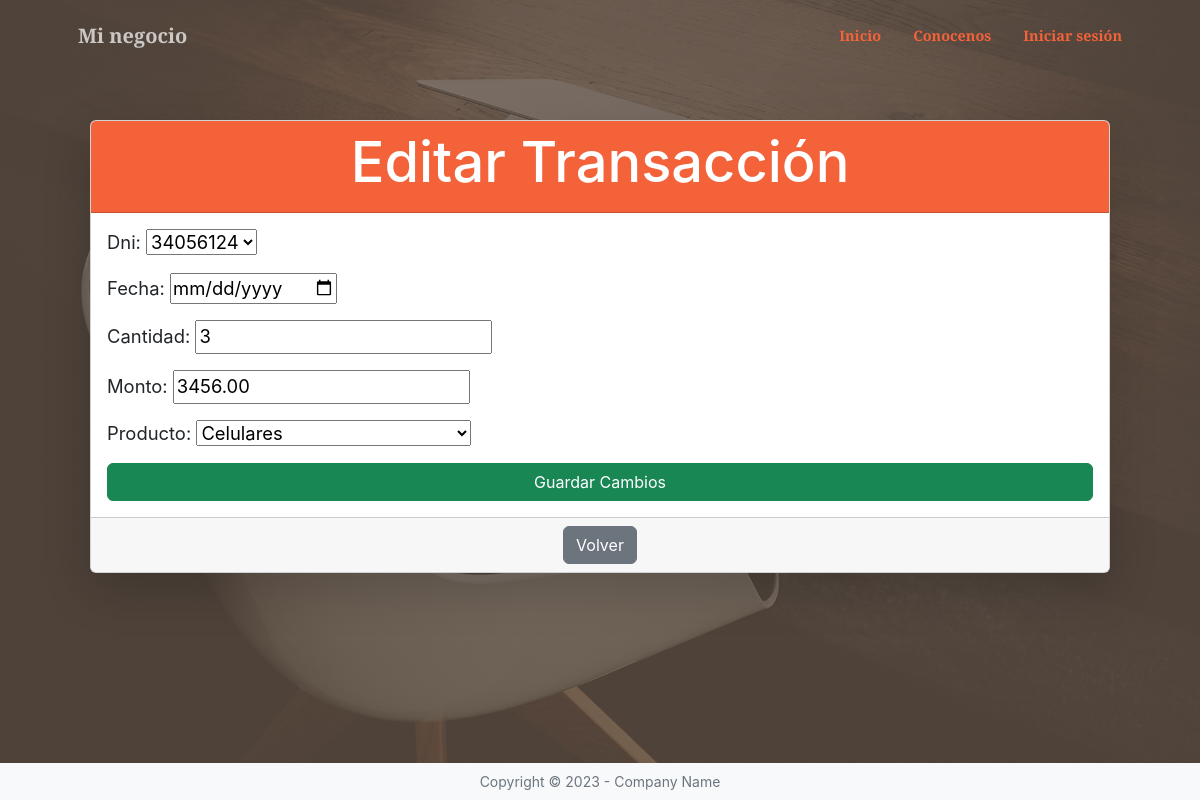
The app's page /minegocio/transaccion/edit/3/ with its own data.
### minegocio/models.py (models this page shows, shortened)
class Vendedor(models.Model):
    nombre = models.CharField(max_length=13)
    dni = models.PositiveIntegerField(unique=True)

class Transaccion(models.Model):
    dni = models.ForeignKey(Vendedor,on_delete=models.CASCADE)
    fecha = models.DateField(null=True,blank=True)
    cantidad = models.PositiveIntegerField()
    monto = models.DecimalField(max_digits=10,decimal_places=2)
    productos = [
        ("C", "Celulares"),
        ("AU", "Auriculares"),
        ("PE", "Pequeños electrodomésticos"),
        ("T", "Tablets")]
    producto = models.CharField(max_length=50, choices=productos, default="PE")

### minegocio/views.py (the view)
# urls.py: path("transaccion/edit/<int:transaccion_id>/", transaccion_edit, name="transaccion_edit"),
def transaccion_edit(request, transaccion_id):
    transaccion = get_object_or_404(Transaccion, pk=transaccion_id)
    if request.method == "POST":
        form = TransaccionForm(request.POST, instance=transaccion)
        if form.is_valid():
            form.save()
            return redirect('minegocio:transaccion_list')
    else:
        form = TransaccionForm(instance=transaccion)
    return render(request, "minegocio/transaccion_form.html", {"form": form})

### minegocio/forms.py
class TransaccionForm(forms.ModelForm):
    class Meta:
        model = Transaccion
        fields = "__all__"
        widgets = {
            "fecha": forms.DateInput(attrs={"type": "date"}),
        }
    def __init__(self, *args, **kwargs):
        super().__init__(*args, **kwargs)
        self.fields['dni'].queryset = Vendedor.objects.all()
        self.fields['dni'].label_from_instance = lambda obj: obj.dni

### minegocio/templates/minegocio/transaccion_form.html (shortened to what this page needs)
{% extends 'core/base.html' %}
{% block content %}
<div class="container py-5">
    <div class="card shadow-lg">
        <div class="card-header bg-primary text-white text-center">
            <h1>{% if form.instance.pk %}Editar Transacción{% else %}Crear Transacción{% endif %}</h1>
        </div>
        <div class="card-body">
            <form method="POST">
                <div class="mb-3">
                    {{ form.as_p }}
                </div>
                <button type="submit" class="btn btn-success w-100">
                    {% if form.instance.pk %}Guardar Cambios{% else %}Crear Transacción{% endif %}
                </button>
            </form>
        </div>
        <div class="card-footer text-center">
            <a href="{% url 'minegocio:transaccion_list' %}" class="btn btn-secondary">Volver</a>
        </div>
    </div>
</div>
{% endblock %}

### records on screen
Vendedor: dni "34056124"
Transaccion: cantidad "3", monto "3456.00", producto "Celulares"
